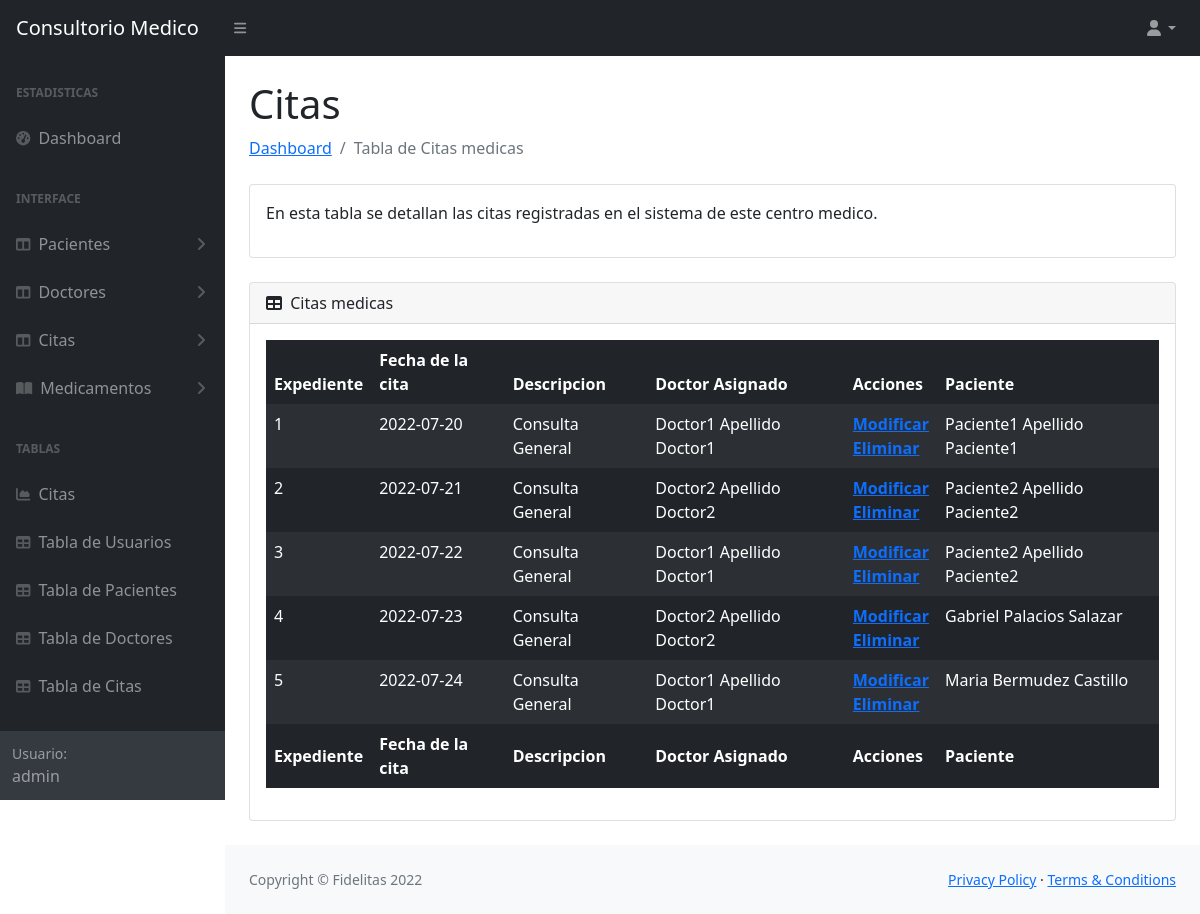
/tablas/tablaCitas.php (signed in), run on an earlier commit of the app's database.
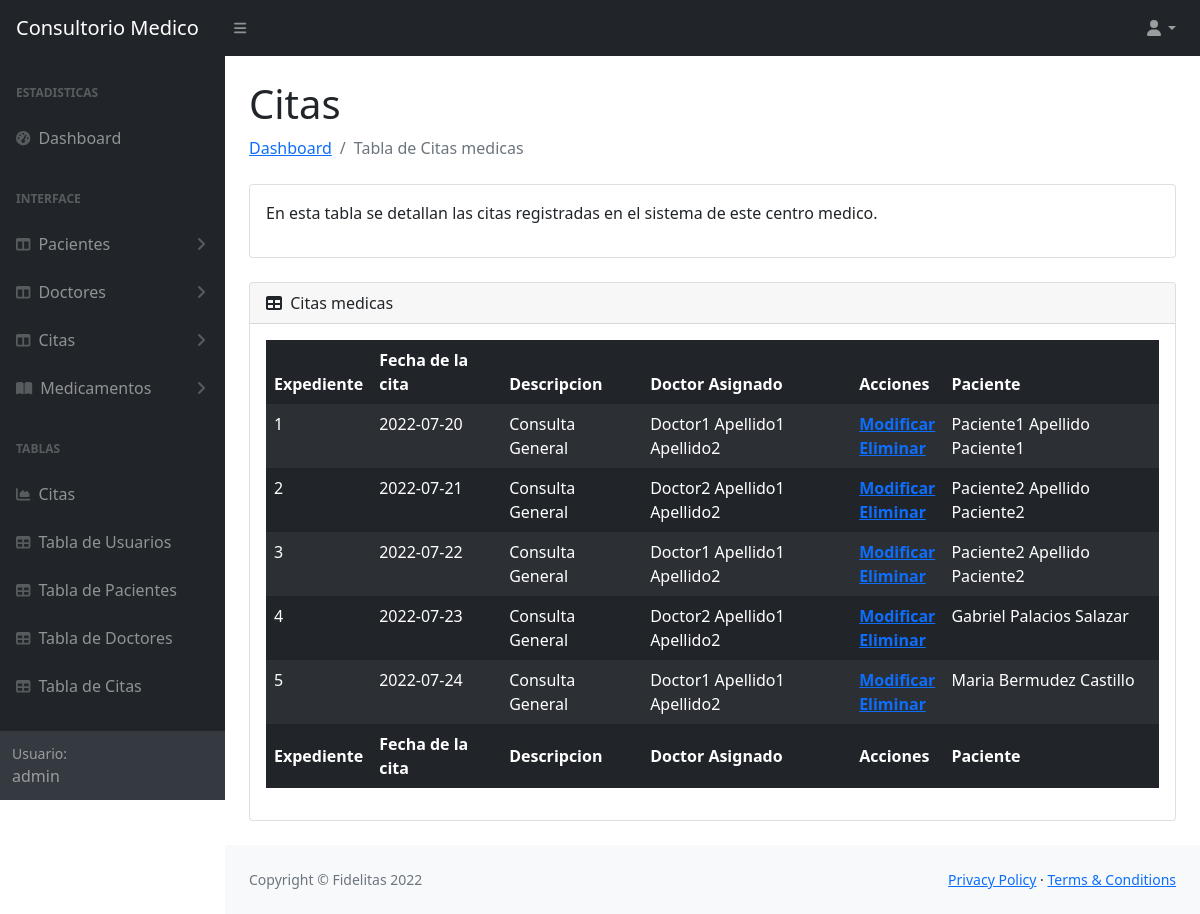
And on a later commit of the database.
### tables this page shows
CREATE TABLE `cita` (
  idCita INT NOT NULL AUTO_INCREMENT,
  fechaCita VARCHAR(10) NOT NULL,
  descripcion VARCHAR(45) NOT NULL,
  doctorAsignado INT NOT NULL,
  cidPaciente INT NOT NULL,
  PRIMARY KEY (idCita),
  foreign key(doctorAsignado)references `doctor`(idDoctor),
  foreign key (cidPaciente) references `pacientes`(idPaciente));

CREATE TABLE `doctor` (
  idDoctor INT NOT NULL AUTO_INCREMENT,
  nombreDoctor VARCHAR(45) NOT NULL,
  apellidosDoctor VARCHAR(45) NOT NULL,
  cedulaDoctor INT NOT NULL,
  telefonoDoctor VARCHAR(10) NOT NULL,
  correoDoctor VARCHAR(45) NOT NULL,
  especialidad VARCHAR(45) NOT NULL,
  tipoUsuario INT NOT NULL,
  PRIMARY KEY (idDoctor),
  foreign key(tipoUsuario)references `tipousuario`(idtipoUsuario));

CREATE TABLE `pacientes` (
  idPaciente INT NOT NULL AUTO_INCREMENT,
  nombrePaciente VARCHAR(45) NOT NULL,
  apellidosPaciente VARCHAR(45) NOT NULL,
  cedulaPaciente INT NOT NULL,
  fechaNacimiento VARCHAR(10) NOT NULL,
  telefonoPaciente VARCHAR(10) NOT NULL,
  correoPaciente VARCHAR(45) NOT NULL,
  PRIMARY KEY (idPaciente));

### tablas/tablaCitas.php (the view, shortened to what this page needs)
<?php
 require '../conexion/conexion.php';
 $tipoUsuario = $_SESSION['tipoUsuario'];
 if (isset($_GET['id'])) {
    $idCitaM=$_GET['id'];
    $tCitasSELECT = "SELECT cm.idCita, cm.fechaCita, cm.descripcion, d.nombreDoctor, d.apellidosDoctor FROM cita cm
    JOIN doctor d on cm.doctorAsignado = d.idDoctor WHERE cm.idCita =".$idCitaM;
 } else{
    $tCitasSELECT = "SELECT cm.idCita, cm.fechaCita, cm.descripcion, d.nombreDoctor, d.apellidosDoctor, p.nombrePaciente, p.apellidosPaciente FROM cita cm
    JOIN doctor d on cm.doctorAsignado = d.idDoctor
    JOIN pacientes p on cm.cidPaciente = p.idPaciente";
 }
 $resultado = $mysqli->query($tCitasSELECT);
?>
<!DOCTYPE html>
<html lang="en">
    <head>
        <link href="https://cdn.jsdelivr.net/npm/simple-datatables@latest/dist/style.css" rel="stylesheet" />
        <link href="../css/styles.css" rel="stylesheet" />
    </head>
    <body class="sb-nav-fixed">
        <nav class="sb-topnav navbar navbar-expand navbar-dark bg-dark">
            <a class="navbar-brand ps-3" href="../principal.php">Consultorio Medico</a>
            <button class="btn btn-link btn-sm order-1 order-lg-0 me-4 me-lg-0" id="sidebarToggle" href="#!"><i class="fas fa-bars"></i></button>
            <ul class="navbar-nav ms-auto ms-auto me-0 me-md-3 my-2 my-md-0">
                <li class="nav-item dropdown">
                    <a class="nav-link dropdown-toggle" id="navbarDropdown" href="#" role="button" data-bs-toggle="dropdown" aria-expanded="false"><i class="fas fa-user fa-fw"></i></a>
                </li>
            </ul>
        </nav>
        <div id="layoutSidenav">
            <div id="layoutSidenav_nav">
                <nav class="sb-sidenav accordion sb-sidenav-dark" id="sidenavAccordion">
                    <div class="sb-sidenav-menu">
                        <div class="nav">
                            <div class="sb-sidenav-menu-heading">Estadisticas</div>
                            <a class="nav-link" href="../principal.php">
                                <div class="sb-nav-link-icon"><i class="fas fa-tachometer-alt"></i></div>
                                Dashboard
                            </a>
                            <?php if($tipoUsuario == 1){ ?>
                            <div class="sb-sidenav-menu-heading">Interface</div>
                            <a class="nav-link collapsed" href="#" data-bs-toggle="collapse" data-bs-target="#collapsePacientes" aria-expanded="false" aria-controls="collapseLayouts">
                                <div class="sb-nav-link-icon"><i class="fas fa-columns"></i></div>
                                Pacientes
                                <div class="sb-sidenav-collapse-arrow"><i class="fas fa-angle-down"></i></div>
                            </a>
                            <a class="nav-link collapsed" href="#" data-bs-toggle="collapse" data-bs-target="#collapseDoctor" aria-expanded="false" aria-controls="collapseLayouts">
                                <div class="sb-nav-link-icon"><i class="fas fa-columns"></i></div>
                                Doctores
                                <div class="sb-sidenav-collapse-arrow"><i class="fas fa-angle-down"></i></div>
                            </a>
                            <a class="nav-link collapsed" href="#" data-bs-toggle="collapse" data-bs-target="#collapseCitas" aria-expanded="false" aria-controls="collapseLayouts">
                                <div class="sb-nav-link-icon"><i class="fas fa-columns"></i></div>
                                Citas
                                <div class="sb-sidenav-collapse-arrow"><i class="fas fa-angle-down"></i></div>
                            </a>
                            <a class="nav-link collapsed" href="#" data-bs-toggle="collapse" data-bs-target="#collapsePages" aria-expanded="false" aria-controls="collapsePages">
                                <div class="sb-nav-link-icon"><i class="fas fa-book-open"></i></div>
                                Medicamentos
                                <div class="sb-sidenav-collapse-arrow"><i class="fas fa-angle-down"></i></div>
                            </a>
                            <?php } ?>
                            <div class="sb-sidenav-menu-heading">Tablas</div>
                            <a class="nav-link" href="charts.html">
                                <div class="sb-nav-link-icon"><i class="fas fa-chart-area"></i></div>
                                Citas
                            </a>
                            <a class="nav-link" href="../tablas/tablaUsuarios.php">
                                <div class="sb-nav-link-icon"><i class="fas fa-table"></i></div>
                                Tabla de Usuarios
                            </a>
                            <a class="nav-link" href="../tablas/tablaPacientes.php">
                                <div class="sb-nav-link-icon"><i class="fas fa-table"></i></div>
                                Tabla de Pacientes
                            </a>
                            <a class="nav-link" href="../tablas/tablaDoctores.php">
                                <div class="sb-nav-link-icon"><i class="fas fa-table"></i></div>
                                Tabla de Doctores
                            </a>
                            <a class="nav-link" href="../tablas/tablaCitas.php">
                                <div class="sb-nav-link-icon"><i class="fas fa-table"></i></div>
                                Tabla de Citas
                            </a>
                        </div>
                    </div>
                    <div class="sb-sidenav-footer">
                        <div class="small">Usuario:</div>
                        <?php echo $_SESSION['nombreUsuario'] ?>
                    </div>
                </nav>
            </div>
            <div id="layoutSidenav_content">
                <main>
                    <div class="container-fluid px-4">
                        <h1 class="mt-4">Citas</h1>
                        <ol class="breadcrumb mb-4">
                            <li class="breadcrumb-item"><a href="../principal.php">Dashboard</a></li>
                            <li class="breadcrumb-item active">Tabla de Citas medicas</li>
                        </ol>
                        <div class="card mb-4">
                            <div class="card-body">
                               <p>En esta tabla se detallan las citas registradas en el sistema de este centro medico.</p>
                            </div>
                        </div>
                        <div class="card mb-4">
                            <div class="card-header">
                                <i class="fas fa-table me-1"></i>
                                Citas medicas
                            </div>
                            <div class="card-body">
                                <table id="datatablesSimple" class="table table-dark table-striped table-borderless">
                                    <thead>
                                        <tr>
                                            <th>Expediente</th>
                                            <th>Fecha de la cita</th>
                                            <th>Descripcion</th>
                                            <th>Doctor Asignado</th>
                                            <th>Acciones</th>
                                            <th>Paciente</th>
                                        </tr>
                                    </thead>
                                    <tfoot>
                                        <tr>
                                            <th>Expediente</th>
                                            <th>Fecha de la cita</th>
                                            <th>Descripcion</th>
                                            <th>Doctor Asignado</th>
                                            <th>Acciones</th>
                                            <th>Paciente</th>
                                        </tr>
                                    </tfoot>
                                    <tbody>
                                        <?php
                                            while ($row = $resultado->fetch_assoc()) { ?>
                                            <tr>
                                                <?php $idCitaM =  $row['idCita'];?>
                                                <td><?php echo $row['idCita']  ?></td>
                                                <td><?php echo $row['fechaCita']  ?></td>
                                                <td><?php echo $row['descripcion']  ?></td>
                                                <td><?php echo $row['nombreDoctor'].' '.$row['apellidosDoctor'] ?></td>
                                                <th><?php echo "<a href='../formularios/editarCita.php?id=$idCitaM'>Modificar</a><br><a href='../formularios/eliminarDoctor.php?id=$idCitaM'>Eliminar</a>" ?></th>
                                                <td><?php echo $row['nombrePaciente'].' '.$row['apellidosPaciente']  ?>  </td>
                                            </tr>
                                            <?php } ?>
                                    </tbody>
                                </table>
                            </div>
                        </div>
                    </div>
                </main>
                <footer class="py-4 bg-light mt-auto">
                    <div class="container-fluid px-4">
                        <div class="d-flex align-items-center justify-content-between small">
                            <div class="text-muted">Copyright &copy; Fidelitas 2022</div>
                            <div>
                                <a href="#">Privacy Policy</a>
                                &middot;
                                <a href="#">Terms &amp; Conditions</a>
                            </div>
                        </div>
                    </div>
                </footer>
            </div>
    </body>
</html>

What changed in the data, as far as the page shows it:
changed through a linked row, cita "Paciente1": doctorAsignado.apellidosDoctor "Apellido Doctor1" → "Apellido1 Apellido2"
changed through a linked row, cita id 2: doctorAsignado.apellidosDoctor "Apellido Doctor2" → "Apellido1 Apellido2"
changed through a linked row, cita id 3: doctorAsignado.apellidosDoctor "Apellido Doctor1" → "Apellido1 Apellido2"
changed through a linked row, cita "Gabriel": doctorAsignado.apellidosDoctor "Apellido Doctor2" → "Apellido1 Apellido2"
changed through a linked row, cita "Maria": doctorAsignado.apellidosDoctor "Apellido Doctor1" → "Apellido1 Apellido2"
